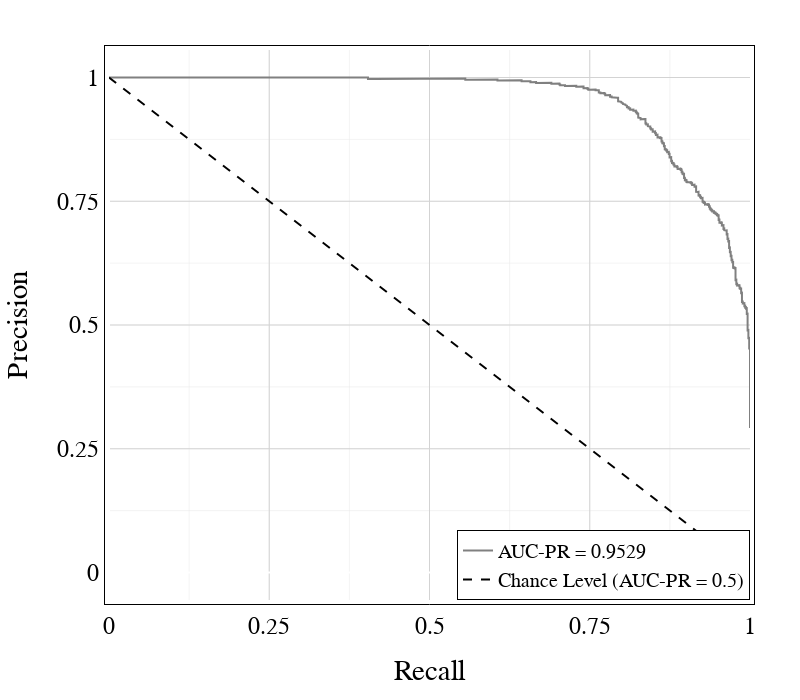

Notebook code cell kept with this figure:
### Code cell
# Change renderer according to your IDE
plot_auprc(binary_preds, renderer="jupyterlab", width=800, height=700)

### Figure 1 — Plotly figure (JSON) as saved in the notebook; plotly's stock layout.template omitted (floating-point values rounded to 4 significant figures; data arrays with more than 128 entries replaced by an {"elided": "..."} marker saying what was removed)
{"data": [{"line": {"color": "gray"}, "mode": "lines", "name": "AUC-PR = 0.9529", "type": "scatter", "x": {"elided": "2733 float values"}, "y": {"elided": "2733 float values"}}, {"line": {"color": "black", "dash": "dash"}, "mode": "lines", "name": "Chance Level (AUC-PR = 0.5)", "type": "scatter", "x": [0, 1], "y": [1, 0]}], "layout": {"autosize": false, "font": {"color": "black", "family": "Arial, sans-serif", "size": 24}, "height": 700, "legend": {"bordercolor": "black", "borderwidth": 1, "font": {"color": "black", "family": "Arial, sans-serif", "size": 20}, "x": 1, "xanchor": "right", "y": 0, "yanchor": "bottom"}, "margin": {"b": 100, "l": 50, "pad": 4, "r": 50, "t": 50}, "plot_bgcolor": "white", "width": 800, "xaxis": {"autorange": true, "gridcolor": "#D3D3D3", "linecolor": "black", "linewidth": 1, "minor": {"dtick": 0.125, "gridcolor": "#E6E6E6", "gridwidth": 0.5, "tick0": 0, "tickmode": "linear"}, "mirror": true, "range": [0, 1], "showgrid": true, "showline": true, "showticklabels": true, "tickmode": "array", "tickvals": [0, 0.25, 0.5, 0.75, 1], "title": {"standoff": 25, "text": "Recall"}, "type": "linear"}, "yaxis": {"autorange": true, "gridcolor": "#D3D3D3", "linecolor": "black", "linewidth": 1, "minor": {"dtick": 0.125, "gridcolor": "#E6E6E6", "gridwidth": 0.5, "tick0": 0, "tickmode": "linear"}, "mirror": true, "range": [-0.05556, 1.056], "showline": true, "showticklabels": true, "tickmode": "array", "tickvals": [0, 0.25, 0.5, 0.75, 1], "title": {"standoff": 25, "text": "Precision"}, "type": "linear"}}}
